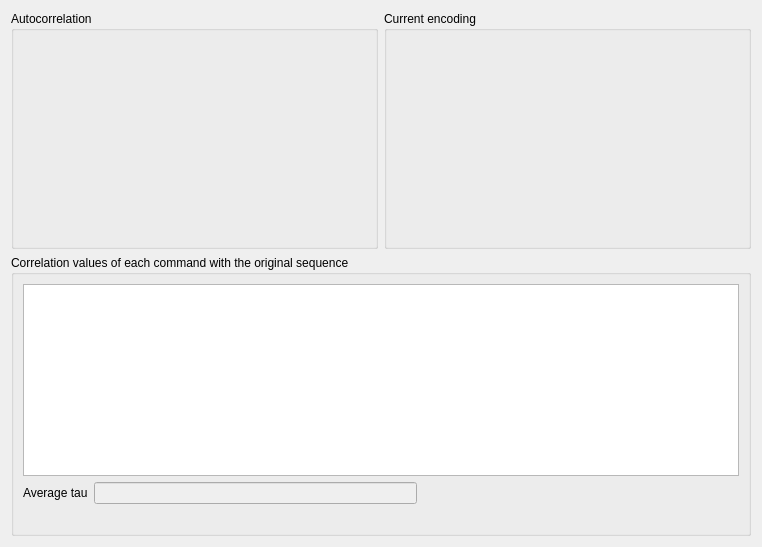
<?xml version="1.0" encoding="UTF-8"?>
<ui version="4.0">
 <class>Dialog</class>
 <widget class="QDialog" name="Dialog">
  <property name="geometry">
   <rect>
    <x>0</x>
    <y>0</y>
    <width>762</width>
    <height>547</height>
   </rect>
  </property>
  <property name="windowTitle">
   <string>Dialog</string>
  </property>
  <layout class="QVBoxLayout" name="verticalLayout">
   <item>
    <layout class="QHBoxLayout" name="horizontalLayout">
     <item>
      <widget class="QGroupBox" name="groupBox">
       <property name="sizePolicy">
        <sizepolicy hsizetype="Preferred" vsizetype="Preferred">
         <horstretch>0</horstretch>
         <verstretch>0</verstretch>
        </sizepolicy>
       </property>
       <property name="title">
        <string>Autocorrelation</string>
       </property>
       <layout class="QVBoxLayout" name="verticalLayout_5">
        <item>
         <layout class="QVBoxLayout" name="layout_autocorr"/>
        </item>
       </layout>
      </widget>
     </item>
     <item>
      <widget class="QGroupBox" name="groupBox_2">
       <property name="sizePolicy">
        <sizepolicy hsizetype="Preferred" vsizetype="Preferred">
         <horstretch>0</horstretch>
         <verstretch>0</verstretch>
        </sizepolicy>
       </property>
       <property name="title">
        <string>Current encoding</string>
       </property>
       <layout class="QVBoxLayout" name="verticalLayout_6">
        <item>
         <layout class="QVBoxLayout" name="layout_encoding"/>
        </item>
       </layout>
      </widget>
     </item>
    </layout>
   </item>
   <item>
    <widget class="QGroupBox" name="groupBox_3">
     <property name="sizePolicy">
      <sizepolicy hsizetype="Preferred" vsizetype="Maximum">
       <horstretch>0</horstretch>
       <verstretch>0</verstretch>
      </sizepolicy>
     </property>
     <property name="title">
      <string>Correlation values of each command with the original sequence</string>
     </property>
     <layout class="QVBoxLayout" name="verticalLayout_7">
      <item>
       <widget class="QTableWidget" name="table_values">
        <property name="sizePolicy">
         <sizepolicy hsizetype="Expanding" vsizetype="Maximum">
          <horstretch>0</horstretch>
          <verstretch>0</verstretch>
         </sizepolicy>
        </property>
        <property name="minimumSize">
         <size>
          <width>0</width>
          <height>80</height>
         </size>
        </property>
        <property name="selectionMode">
         <enum>QAbstractItemView::NoSelection</enum>
        </property>
        <attribute name="verticalHeaderVisible">
         <bool>false</bool>
        </attribute>
       </widget>
      </item>
      <item>
       <layout class="QHBoxLayout" name="horizontalLayout_2">
        <item>
         <widget class="QLabel" name="label">
          <property name="text">
           <string>Average tau</string>
          </property>
         </widget>
        </item>
        <item>
         <widget class="QLineEdit" name="edit_tau">
          <property name="enabled">
           <bool>false</bool>
          </property>
          <property name="font">
           <font>
            <bold>true</bold>
           </font>
          </property>
         </widget>
        </item>
        <item>
         <spacer name="horizontalSpacer">
          <property name="orientation">
           <enum>Qt::Horizontal</enum>
          </property>
          <property name="sizeHint" stdset="0">
           <size>
            <width>40</width>
            <height>20</height>
           </size>
          </property>
         </spacer>
        </item>
       </layout>
      </item>
      <item>
       <widget class="QLabel" name="label_values">
        <property name="text">
         <string/>
        </property>
       </widget>
      </item>
     </layout>
    </widget>
   </item>
  </layout>
 </widget>
 <resources/>
 <connections/>
</ui>
